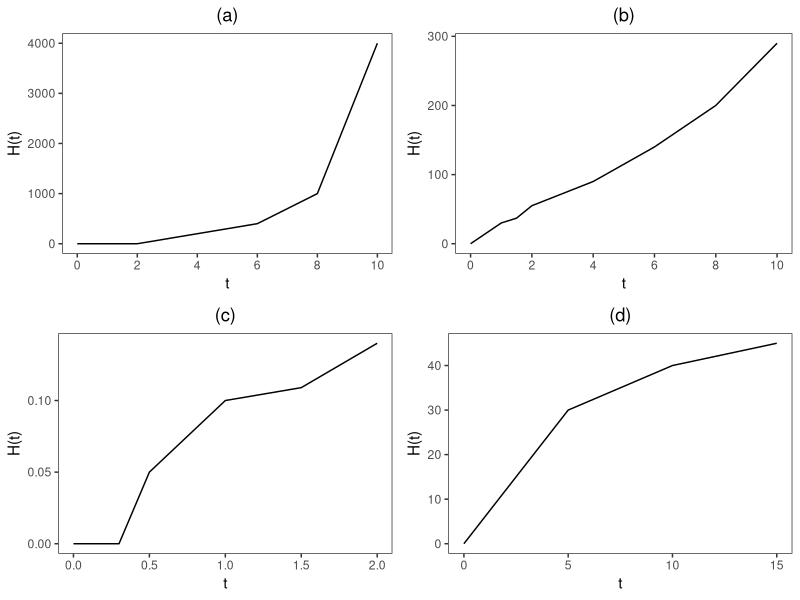
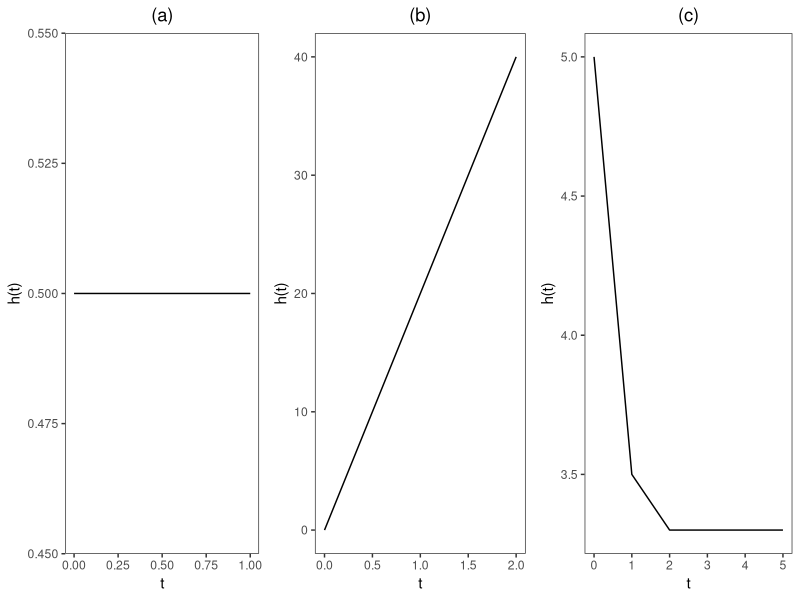

Source code (R) for these figures, in order:
## ---- chunk 1
#| include: false
#| message: false

library(tidyverse)
library(gridExtra)
## ---- chunk 2

cum_hazard_plot <- function(df, letter, force = F) {
  if(force) {
    ggplot(df) +
      geom_line(aes(x = t, y = cum_hazard)) +
      labs(
        title = letter,
        x = "t",
        y = "H(t)"
      ) +
      scale_x_continuous(breaks = seq(0, 10, 2)) +
      theme_bw() +
      theme(
        plot.title = element_text(hjust = 0.5),
        panel.grid = element_blank()
        )
  } else
    ggplot(df) +
      geom_line(aes(x = t, y = cum_hazard)) +
      labs(
        title = letter,
        x = "t",
        y = "H(t)"
      ) +
      theme_bw() +
      theme(
        plot.title = element_text(hjust = 0.5),
        panel.grid = element_blank()
        )
}

df_1 <- data.frame(
  t = c(0, 2, 4, 6, 8, 10),
  cum_hazard = c(0, 0, 200, 400, 1000, 4000)
  )

df_2 <- data.frame(
  t = c(0, 1, 1.5, 2, 4, 6, 8, 10),
  cum_hazard = c(0, 30, 37, 55, 90, 140, 200, 290)
  )

df_3 <- data.frame(
  t = c(0, 0.3, 0.5, 1, 1.5, 2),
  cum_hazard = c(0, 0, 0.05, 0.1, 0.109, 0.14)
  )

df_4 <- data.frame(
  t = c(0, 5, 10, 15),
  cum_hazard = c(0, 30, 40, 45)
  )

p_1 <- cum_hazard_plot(df_1, "(a)", T)
p_2 <- cum_hazard_plot(df_2, "(b)", T)
p_3 <- cum_hazard_plot(df_3, "(c)")
p_4 <- cum_hazard_plot(df_4, "(d)")

grid.arrange(p_1, p_2, p_3, p_4, ncol = 2, nrow = 2)
## ---- chunk 3
hazard_plot <- function(df, letter) {
  ggplot(df) +
    geom_line(aes(x = t, y = cum_hazard)) +
    labs(
      title = letter,
      x = "t",
      y = "h(t)"
    ) +
    theme_bw() +
    theme(
      plot.title = element_text(hjust = 0.5),
      panel.grid = element_blank()
      )
}

df_1 <- data.frame(
  t = c(0, 0.2, 0.4, 0.6, 0.8, 1.0),
  cum_hazard = c(0.5, 0.5, 0.5, 0.5, 0.5, 0.5)
  )

df_2 <- data.frame(
  t = c(0, 0.5, 1.0, 1.5, 2.0),
  cum_hazard = c(0, 10, 20, 30, 40)
  )

df_3 <- data.frame(
  t = c(0, 1, 2, 3, 4, 5),
  cum_hazard = c(5, 3.5, 3.3, 3.3, 3.3, 3.3)
  )

p_1 <- hazard_plot(df_1, "(a)")
p_2 <- hazard_plot(df_2, "(b)")
p_3 <- hazard_plot(df_3, "(c)")

grid.arrange(p_1, p_2, p_3, ncol = 3, nrow = 1)
